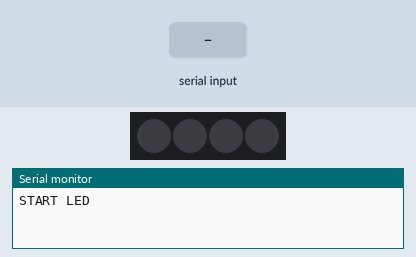
This sketch was run on a simulated Arduino Uno, built with avr-gcc and run on an emulated ATmega328P. On the bench: 4 RGB LEDs in strip order, left to right, the last lines printed to the serial monitor. The inputs (shaded band) are chosen by the test bench. Dim RGB values are drawn brighter than linear; the strip is taken to match the declared colour order.

Above: at 1.2 s.
1.3 s: "90,45,200\n" received over Serial
At 2.5 s:
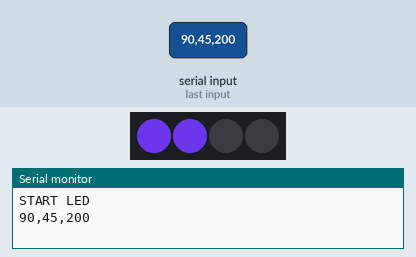
2.8 s: "30,150,10\n" received over Serial
At 3.6 s:
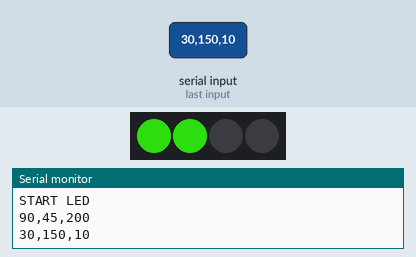
4.3 s: "1,90,45\n" received over Serial
At 4.8 s:
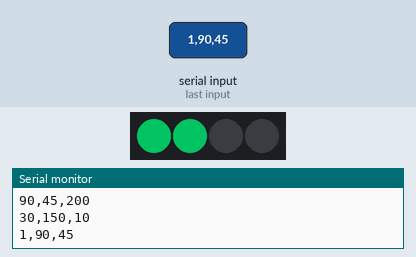
Timing chart, 0 to 7.3 s (numbered marks = the images above; inputs shaded):
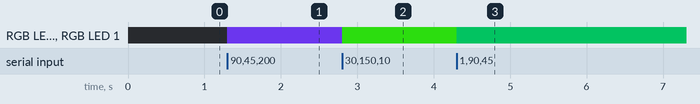

The sketch:

P9823_LED_RS232.ino
```cpp
#include <Adafruit_NeoPixel.h>

#define LED_PIN 13
#define LED_COUNT 4
#define LED_TYPE ( NEO_RGB + NEO_KHZ800 )


uint8_t LEDnb = 0;
uint8_t colR  = 0;
uint8_t colG  = 0;
uint8_t colB  = 0;

Adafruit_NeoPixel strip = Adafruit_NeoPixel( LED_COUNT, LED_PIN, LED_TYPE);

void setup() {
    // initialize serial:
    Serial.begin( 115200 );
    Serial.print( "START LED\n" );
    strip.begin();
    for( uint16_t iLED=0; iLED<LED_COUNT; iLED++ )
        strip.setPixelColor( iLED, strip.Color( colR, colG, colB ) );
    strip.show();
}

void loop() {
    // if there's any serial available, read it:
    while( Serial.available() > 0 )
    {
        // look for the next valid integer in the incoming serial stream:
        int red = Serial.parseInt();
        // do it again:
        int green = Serial.parseInt();
        // do it again:
        int blue = Serial.parseInt();

        // look for the newline. That's the end of your
        // sentence:
        if( Serial.read() == '\n' )
        {
            // constrain the values to 0 - 255 and invert
            // if you're using a common-cathode LED, just use "constrain(color, 0, 255);"
            red   = constrain( red,   0, 255 );
            green = constrain( green, 0, 255 );
            blue  = constrain( blue,  0, 255 );

            colR = red;
            colG = green;
            colB = blue;

            strip.setPixelColor( 0, strip.Color( colR, colG, colB ) );
            strip.setPixelColor( 1, strip.Color( colR, colG, colB ) );
            // strip.setPixelColor( 2, strip.Color( colR, colG, colB ) );
            // strip.setPixelColor( 3, strip.Color( colR, colG, colB ) );
            strip.show();

            // print the three numbers in one string:
            Serial.print( red,    DEC ); Serial.print( "," );
            Serial.print( green,  DEC ); Serial.print( "," );
            Serial.print( blue,   DEC ); Serial.print( "\n" );
        }
    }
}
```

Measured:
- after the input at 1.3 s, RGB LED 0, RGB LED 1: off → RGB(90, 45, 200) at once
- after the input at 2.8 s, RGB LED 0, RGB LED 1: RGB(90, 45, 200) → RGB(30, 150, 10) at once
- after the input at 4.3 s, RGB LED 0, RGB LED 1: RGB(30, 150, 10) → RGB(1, 90, 45) at once
